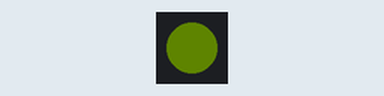
A sketch run on a simulated Arduino Uno, built with avr-gcc and run on an emulated ATmega328P. Shown: 1 RGB LEDs in strip order, left to right. Dim RGB values are drawn brighter than linear; colours are those a GRB WS2812 strip shows for the declared byte order.

Above: at 0.2 s.
At 1.7 s:
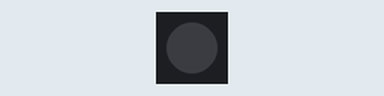
Timing chart, 0 to 3.0 s (numbered marks = the images above):
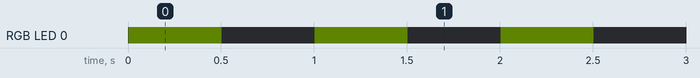

The sketch:

1ledtest.ino
```cpp
#include <FastLED.h>
#define NUM_LEDS 1
#define DATA_PIN 2


// Define the array of leds
CRGB leds[NUM_LEDS];

void setup() {
    FastLED.addLeds<WS2812B, DATA_PIN>(leds, NUM_LEDS);

}

void loop() {
  // Turn the LED on, then pause
  leds[0] = CHSV(50,255,50);
  FastLED.show();
  delay(500);
  // Now turn the LED off, then pause
  leds[0] = CRGB::Black;
  FastLED.show();
  delay(500);
}
```

Measured:
- by itself, RGB LED 0: alternates RGB(5, 7, 0) for 0.50 s and off for 0.50 s
